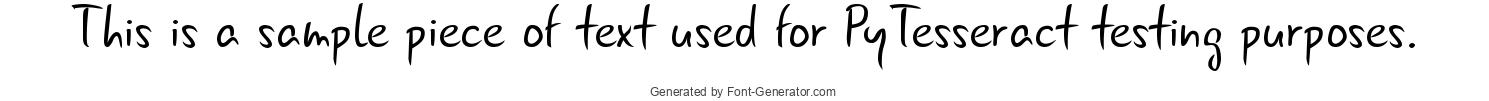
#> input picture src/Third Party Modules/PyTesseract/generatedtext.jpg, 1489 x 101 px
$ jupyter execute --allow-errors pytesseract_in_depth.ipynb   (shell and % lines are left out)   (text cells are left out)
#> lines starting #> are read from the running program, lines starting #| are printed output that depends on the picture; pictures that were not available may be replaced by others from this repository, and a replacement may not be noted
[cell 1]
import pytesseract

print(pytesseract.get_tesseract_version())
#> (this line was passed over: pytesseract is not available in this run)

[cell 2]
import cv2
import matplotlib.pyplot as plt
import pytesseract


path = './generatedtext.jpg'
img = cv2.imread(filename=path, flags=cv2.IMREAD_COLOR)
#> img is the input picture: shape (101, 1489, 3); min 0, max 255, mean 236.6

plt.figure(num=None, figsize=(80, 10), edgecolor='black', facecolor='blue')
plt.imshow(X=img, aspect='auto', origin='upper', cmap='gray')
#> (the rest of this cell did not finish here and is left out)

[cell 3]
import cv2
import matplotlib.pyplot as plt
import numpy as np
from PIL import Image, ImageDraw
import pytesseract

path = './generatedtext.jpg'
img = cv2.imread(filename=path, flags=cv2.IMREAD_COLOR)
#> (the rest of this cell did not finish here and is left out)

[cell 4]
import cv2
import matplotlib.pyplot as plt
import pytesseract
from pytesseract import Output

path = './generatedtext.jpg'
img = cv2.imread(filename=path, flags=cv2.IMREAD_COLOR)
#> (the rest of this cell did not finish here and is left out)

[cell 5]
import cv2
import matplotlib.pyplot as plt
import pytesseract

path = './generatedtext.jpg'
img = cv2.imread(filename=path, flags=cv2.IMREAD_COLOR)
#> (the rest of this cell did not finish here and is left out)

[cell 6]
import cv2
import matplotlib.pyplot as plt
import numpy as np
from PIL import Image, ImageDraw
import pytesseract

path = './generatedtext.jpg'
img = cv2.imread(filename=path, flags=cv2.IMREAD_COLOR)
plt.figure(num=None, figsize=(80, 10), edgecolor='black', facecolor='blue')
plt.imshow(X=img, aspect='auto', origin='upper', cmap='gray')

#> (the rest of this cell did not finish here and is left out)

[cell 7]
import copy
from collections import OrderedDict
import numpy as np
import PIL
import typing
from typing import Callable, NamedTuple, Union

class StepData(NamedTuple):
    """Necessary parameters for a step in the pipeline"""
    name: str
    new_step: Union[Callable, str]
    img_param_name: str
    outer_function: Callable
    other_params: dict
    capture_index: int

class ImagePipeline:
    pass

class ImagePipeline:
    """Pipeline for processing images"""
    def __init__(self):
        """Initializes empty pipeline"""
        self.pipeline = OrderedDict([])

    @property
    def pipeline(self) -> list:
        """Getter for pipeline"""
        return self.__pipeline

    @pipeline.setter
    def pipeline(self, new_pipeline: ImagePipeline) -> None:
        """Setter for pipeline"""
        self.__pipeline = copy.deepcopy(x=new_pipeline)

    def size(self) -> int:
        """Number of steps in pipeline"""
        return len(self.pipeline)

    def empty(self) -> bool:
        """Check if any steps exist in pipeline"""
        return self.size() > 0

    def clear(self) -> None:
        """Erase all steps from pipeline"""
        self.pipeline = OrderedDict([])

    # [20 lines left out: function copy_steps, not called in this run]

    def add_step(self, name: str, new_step: Union[Callable, str], img_param_name: str, outer_function=None, other_params: dict=None, capture_index: int=0) -> None:
        """
        Append new function to end of pipeline

        Parameters
        name - annotated name of step
        new_step - function to be added
        img_param_name - parameter name designated for image
        outer_function - earlier that new_step function is dependent on; used for PIL functions
        other_params - dictionary of other required parameters and their values besides image
        capture_index - if function returns multiple values, specify index of return tuple (default is 0 for single return)
        """
        try:
            if (outer_function == None and type(new_step) == str) or (outer_function != None and type(new_step) != str):
                raise ValueError('dependent func must be string if module is used')
        except ValueError as error:
            print(str(error))
            return

        step_tuple = StepData(name=name, new_step=new_step, img_param_name=img_param_name, outer_function=outer_function,
                              other_params=other_params, capture_index=capture_index)
        self.pipeline.update({name: step_tuple})

    def run(self, img: np.ndarray, until: int=None) -> np.ndarray:
        """Run an original image through pipeline"""
        try:
            if until != None and (until < 0 or until > self.size()):
                raise IndexError('until must specify step index within pipeline')
        except IndexError as error:
            print(str(error))
            return

        # Running pipeline
        start = 0
        end = until if until != None else self.size()
        img_current = np.asarray(a=img) if type(img) == PIL.Image.Image else img
        for name, step in list(self.pipeline.items())[start:end]:
            """Run each function sequentially in pipeline"""
            print(name)
            outer_function = step.outer_function
            func = step.new_step
            img_param_name = step.img_param_name
            other_params = step.other_params

            # index of output image, in case there are multiple returned outputs
            capture_index = step.capture_index

            if outer_function == None and type(func) != str:
                """cv2 function"""
                args = {img_param_name: img_current} if other_params == None else {img_param_name: img_current, **other_params}
                retval = func(**args) # return value
                img_current = retval[capture_index] if type(retval) == tuple else retval
            else:
                """PIL function"""
                pil_object = outer_function(**{img_param_name: Image.fromarray(obj=img_current)})
                pil_func = getattr(pil_object, func)
                retval = pil_func() if other_params == None else pil_func(**other_params)
                img_current = retval[capture_index] if type(retval) == tuple else retval

            img_current = np.asarray(a=img_current) if type(img_current) == PIL.Image.Image else img_current

        return img_current

[cell 8]
import cv2
import matplotlib.pyplot as plt
import numpy as np
import PIL

path = './einstein_quote.jpg'
img = cv2.imread(filename=path, flags=cv2.IMREAD_COLOR)
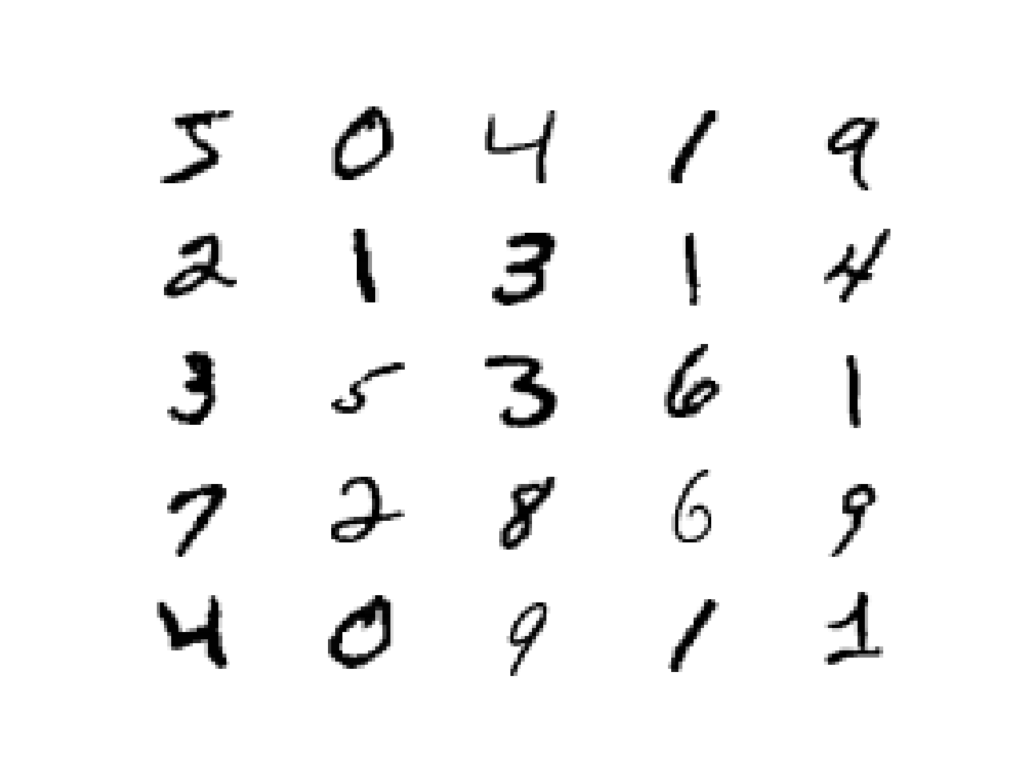
#> input picture src/Third Party Modules/PyTesseract/handwritten_digits.jpg, 1024 x 768 px, given in place of einstein_quote.jpg, which was not available
#> img is the input picture: shape (768, 1024, 3); min 0, max 255, mean 245

def pil_module_step(module, img: np.ndarray, img_param_name: str, other_params: dict=None) -> np.ndarray:
    """Adds PIL function as step"""
#> called with img_param_name = 'image'
    module_object = module(**{img_param_name: PIL.Image.fromarray(obj=img)})
    func = getattr(module_object, 'enhance')
    img_output = np.asarray(a=[func(**other_params)][0])
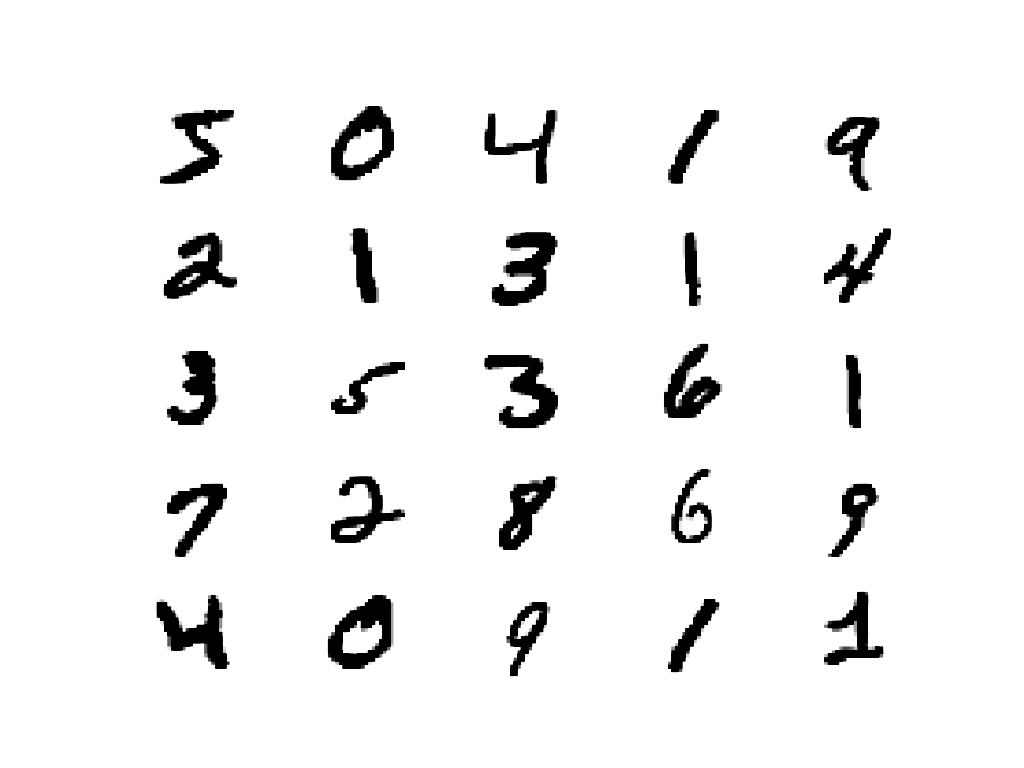
#> img_output: shape (768, 1024, 3); min 0, max 255, mean 241.3
    return img_output

img_output = pil_module_step(module=PIL.ImageEnhance.Contrast, img=img, img_param_name='image', other_params={'factor': 4})

# Plotting for comparison
fig = plt.figure(num=None, figsize=(40, 10), edgecolor=None, facecolor=None)
plt.subplot(121)
plt.title(label='Original', size=24)
plt.imshow(X=img, aspect='auto', origin='upper')

plt.subplot(122)
plt.title(label='Contrast', size=24)
plt.imshow(X=img_output, aspect='auto', origin='upper')
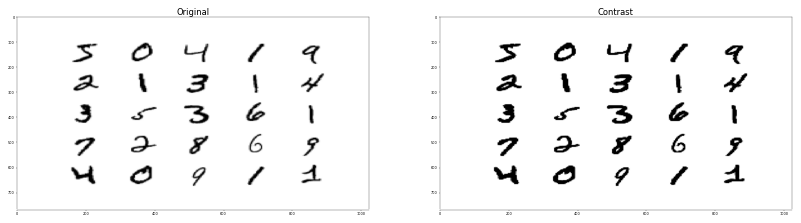
#> figure drawn by matplotlib, 2 panels

[cell 9]
import matplotlib.pyplot as plt
import numpy as np
import PIL
from PIL import Image, ImageDraw, ImageOps
import pytesseract
from pytesseract import Output

path = './einstein_quote.jpg'
img = Image.open(fp=path, mode='r')
#> img: PIL image 1024x768 LA
img_cropped = Image.new(mode='RGB', size=np.asarray(a=img).shape[:2][::-1], color='gray')
#> img_cropped: PIL image 1024x768 RGB; every value is 128

# pts of box vertices are clocwise: top left, top right, bottom right, bottom left
xy = [642, 173, 642 + 201, 173 + 51]
crop = img.crop(box=tuple(xy))
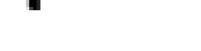
#> crop: PIL image 201x51 LA; mean R, G, B, A 252.2, 252.2, 252.2, 255
img_cropped.paste(im=crop, box=xy)
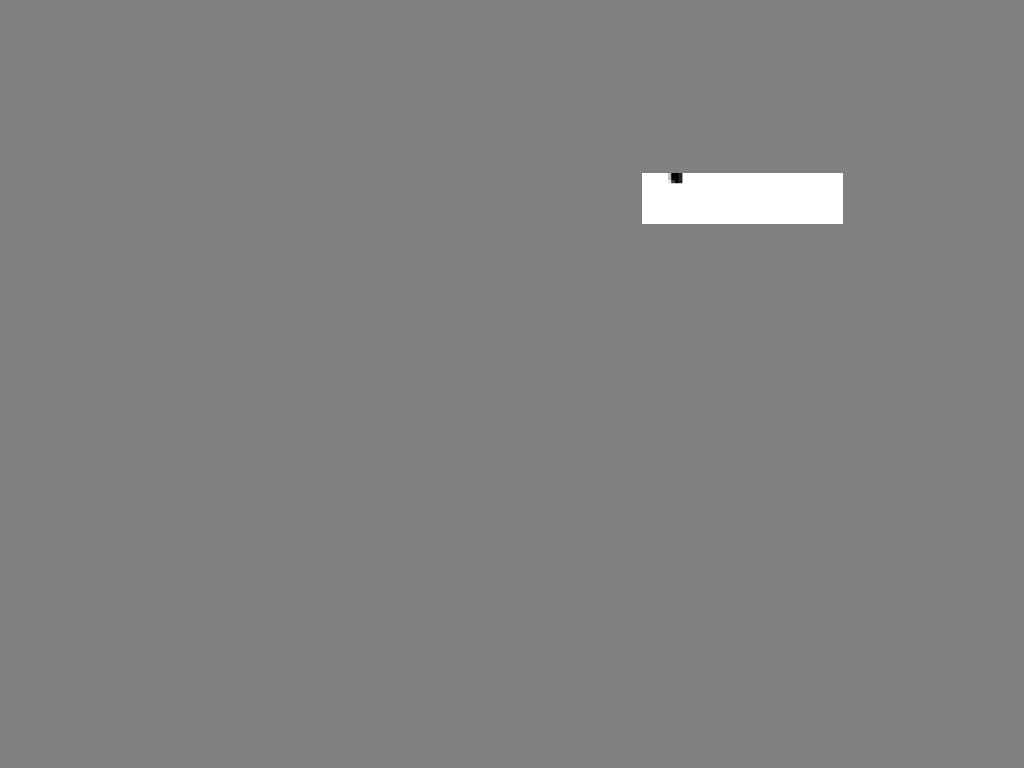
#> img_cropped: PIL image 1024x768 RGB; min 1, max 255, mean 129.6

fig = plt.figure(num=None, figsize=(20, 40), edgecolor=None, facecolor=None)
plt.subplot(311)
plt.imshow(X=img, aspect='auto', origin='upper')

plt.subplot(312)
plt.imshow(X=crop, aspect='auto', origin='upper')

plt.subplot(313)
plt.imshow(X=img_cropped, aspect='auto', origin='upper')

[cell 10]
import PIL
from PIL import Image
import numpy as np

def crop_text(img: np.ndarray) -> np.ndarray:
    """Crops out everything except for detected words"""
    # Error checking for input shape
    try:
        if type(img) != np.ndarray:
            raise TypeError('type must be np.ndarray')
        if len(img.shape) not in range(2, 4):
            raise ValueError('shape of image must be 2 or 3 in dimension')
        if len(img.shape) == 3 and len(img.shape[2]) != 3:
            raise ValueError('RGB image must have 3 values for RGB')
    except (TypeError, ValueError, RuntimeError) as error:
        print(str(error))
        return

    # Convert cv2-compatible image to PIL Image object first
    img_pil = Image.fromarray(obj=img)
    img_cropped = Image.new(mode='RGB', size=img.shape[:2][::-1], color='gray')

    # Detecting words / numerals and retrieving bounding boxes
    data = pytesseract.image_to_data(image=img, lang=None, config='', nice=0, output_type=Output.DICT)
#     print(data)
    text_index = np.array([], dtype=np.int32)
    for index, text in enumerate(np.asarray(a=data.get('text')), start=0):
        if text.isalnum():
            text_index = np.append(arr=text_index, values=index)

    # Bounding box information
    left = np.asarray(a=data['left'])[text_index]
    top = np.asarray(a=data['top'])[text_index]
    width = np.asarray(a=data['width'])[text_index]
    height = np.asarray(a=data['height'])[text_index]

    for index, item in enumerate(text_index, start=0):
        """Crops and pastes each detected text to a gray blank background image"""
        box = (left[index], top[index], left[index] + width[index], top[index] + height[index])
        crop = img_pil.crop(box=box)
        img_cropped.paste(im=crop, box=box)

    return np.asarray(a=img_cropped)

[cell 11]
import cv2
import matplotlib.pyplot as plt
from PIL import Image, ImageEnhance
import pytesseract
from pytesseract import Output
from typing import Union

# Setting up image
path = './einstein_quote.jpg'
img = cv2.imread(filename=path, flags=cv2.IMREAD_UNCHANGED)

pipeline = ImagePipeline()
pipeline.add_step(name='Grayscale', new_step=cv2.cvtColor, img_param_name='src', other_params={'code': cv2.COLOR_RGB2GRAY})
pipeline.add_step(name='Crop Text', new_step=crop_text, img_param_name='img', other_params=None)
pipeline.add_step(name='Contrast', outer_function=PIL.ImageEnhance.Contrast, new_step='enhance', img_param_name='image', other_params={'factor': 4})
pipeline.add_step(name='Simple Threshold', new_step=cv2.threshold, img_param_name='src', other_params={'thresh': 20, 'maxval': 255, 'type': cv2.THRESH_BINARY}, capture_index=1)
